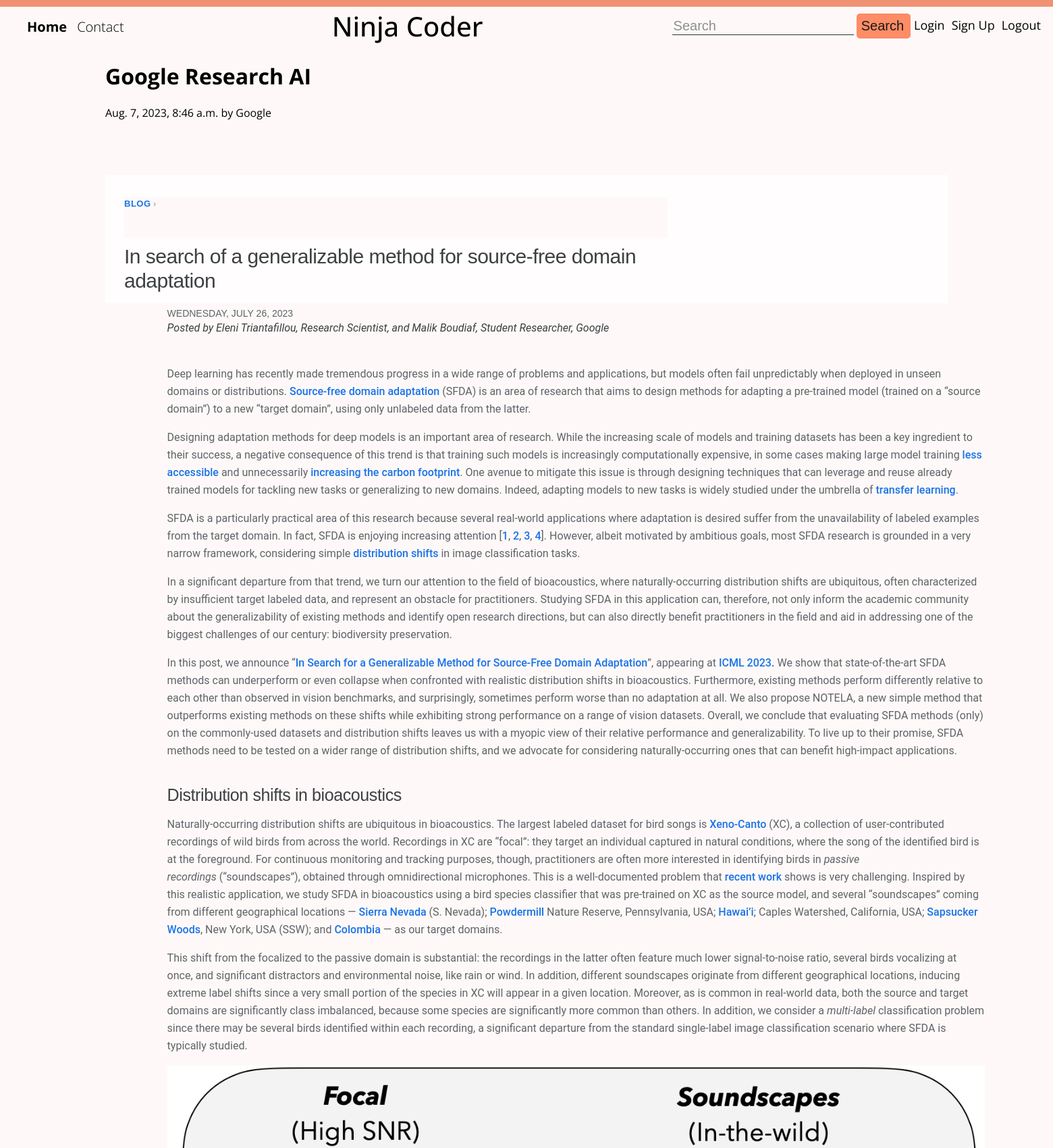
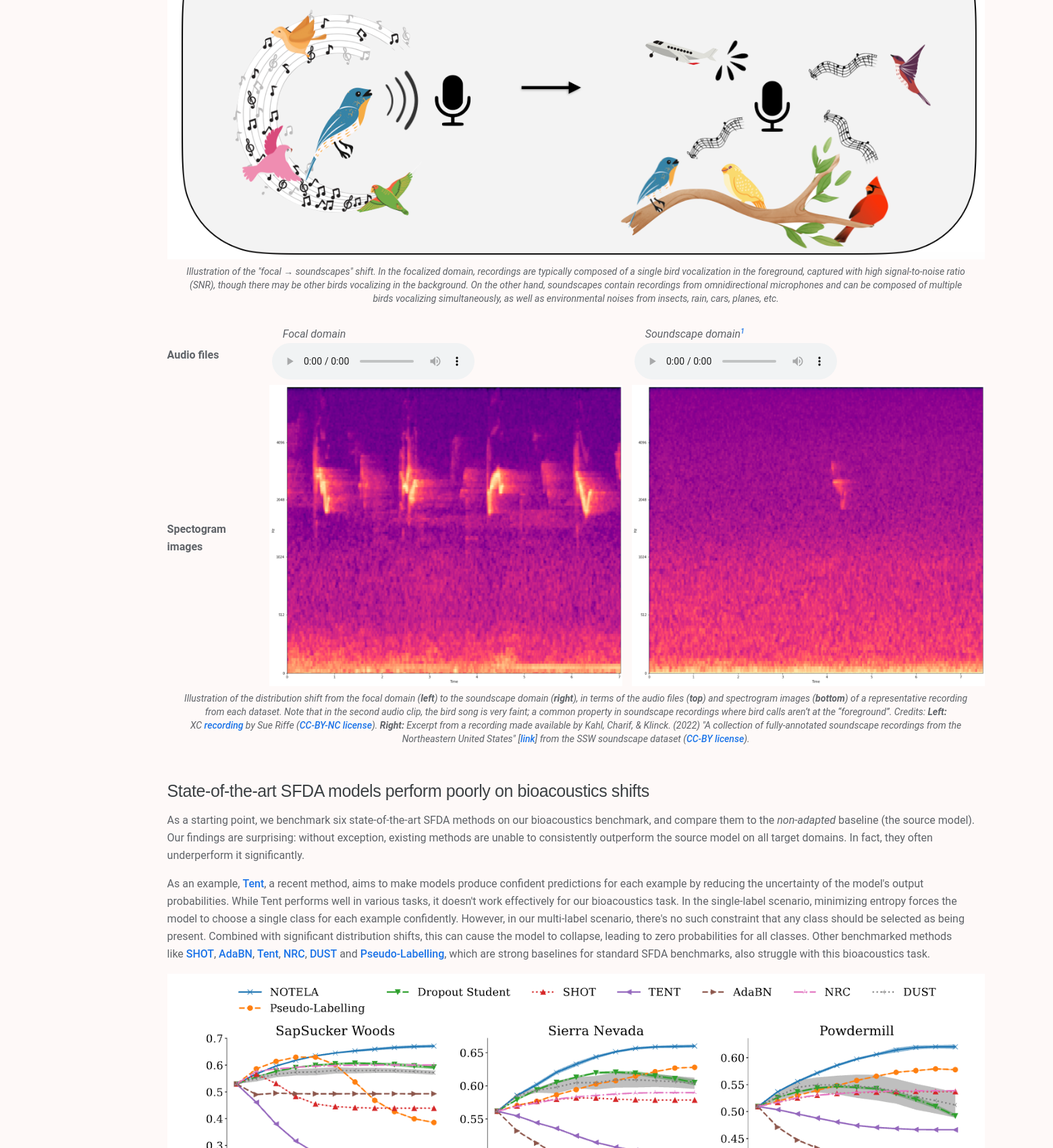
/Ai (upper part), run on the app's committed database (2 pictures, top to bottom).
### coders/models.py (models this page shows, shortened)
class Postblog(models.Model):
    Title = models.CharField(max_length=100)
    Desc = FroalaField()
    author = models.CharField(max_length=130)
    image = models.ImageField(upload_to="images/")
    slug = models.CharField(max_length=300)
    date = models.DateTimeField(auto_now_add=True)

### coders/views.py (the view)
# urls.py: path('<slug:slug>',views.blogpost,name='blogpost'),
def blogpost(request,slug):
    Post = Postblog.objects.filter(slug = slug)[0]
    context = {
        'post':Post
    }
    return render(request,'blogpost.html',context)

### template/blogpost.html (shortened to what this page needs)
{% extends "base.html" %}
{% block content %}
<div class="container">
    <h1> {{post.Title}}  </h1>
    <p> {{post.date}} by {{post.author}} </p>
    <p class="card-text"> {{post.Desc | safe }} </p>
</div>
{% endblock %}

### template/base.html (shortened to what this page needs)
{% load static %}
<!DOCTYPE html>
<html lang="en">
<head>
    <link rel="stylesheet" href="{% static 'cssd/style.css'%}">
    <link rel="stylesheet" href="{% static 'cssd/home.css'%}">
    <link rel="stylesheet" href="{% static 'cssd/contact.css'%}">
</head>
<body>
    <header></header>
    <nav>
        <div class="leftnav">
            <ul>
                <li><a class="Home" href="/">home</a></li>
                <li><a href="/contact">contact</a></li>
            </ul>
        </div>
        <div class="centernav">
            <h1 class="brandnav"><a href="/">Ninja Coder</a></h1>
        </div>
        <div class="rightnav">
            <form action="/search/" method="get">
                <input type="search" class="search" name="search" id="search" placeholder="Search">
                <button class="submit" type="submit">search</button>
            </form>
            {% if user.is_authenticated %}
            {{ request.user }}
            {% else %}
            <li><a href="/login/">login</a></li>
            <li><a href="/signup">sign up</a></li>
            {% endif %}
            <li><a href="/logout">Logout</a></li>
        </div>
    </nav>
    <br>
    {% block content %}
    {% endblock content %}
    <br>
</body>
</html>

### static/cssd/style.css (style rules this page uses)
body { font-family: 'Open Sans', sans-serif; box-sizing: border-box; margin: 0px; padding: 0px; }
header { height: 10px; width: 100%; background: #ef9273; }
nav { width: 100%; display: inline-flex; justify-content: space-between; height: 60px; background: #fef9f8; }
nav .leftnav ul { display: flex; }
nav .leftnav li { list-style: none; }
nav .leftnav li a { text-decoration: none; text-transform: capitalize; font-weight: 300; color: black; padding-right: 15px; font-size: 20px; }
nav .leftnav li .Home { font-weight: bold; text-decoration: none; text-transform: capitalize; color: black; padding-right: 15px; }
.brandnav a { text-decoration: none; color: #000100; font-size: 40px; top: -19px; position: relative; font-weight: 500; }
.rightnav { display: flex; top: 10px; position: relative; left: -13px; }
.rightnav li { list-style: none; }
.rightnav li a { text-decoration: none; padding-left: 5px; padding-right: 5px; color: #000100; text-transform: capitalize; top: 5px; position: relative; font-size: 18px; }
.search { outline: none; border: none; text-transform: capitalize; border-bottom: 1px solid #000100; font-size: 20px; background: #fef9f8; opacity: .8; font-weight: 200; }
.submit { outline: none; border: none; padding: 7px; font-size: 20px; opacity: .9; border-radius: 5px; text-transform: capitalize; background-color: #ff8157; padding-right: 10px; font-weight: 200; }

### static/cssd/home.css (style rules this page uses)
body { font-family: 'Open Sans', sans-serif; box-sizing: border-box; margin: 0px; padding: 0px; background: #fef9f8; }
.container { width: 80%; margin: auto; }
.card-text { line-height: 30px; }

### static/cssd/contact.css (style rules this page uses)
body { font-family: 'Open Sans', sans-serif; box-sizing: border-box; margin: 0px; padding: 0px; background: #fef9f8; }

### data on the page
Postblog: Title "Google Research AI", date "Aug. 7, 2023, 8:46 a.m.", author "Google", Desc "BLOG › In search of a generalizable method for source-free domain adaptation WEDNESDAY, JULY 26, 2023 Posted by Eleni Triantafillou, Research Scientist, and Malik Boudiaf, Student Researcher, Google Deep learning has recently made tremendous progress in a wide range of problems and applications, but models often fail unpredictably when deployed in unseen domains or distributions. Source-free domain adaptation (SFDA) is an area of research that aims to design methods for adapting a pre-trained model (trained on a “source domain”) to a new “target domain”, using only unlabeled data from the latter. Designing adaptation methods for deep models is an important area of research. While the…", Desc (picture)
